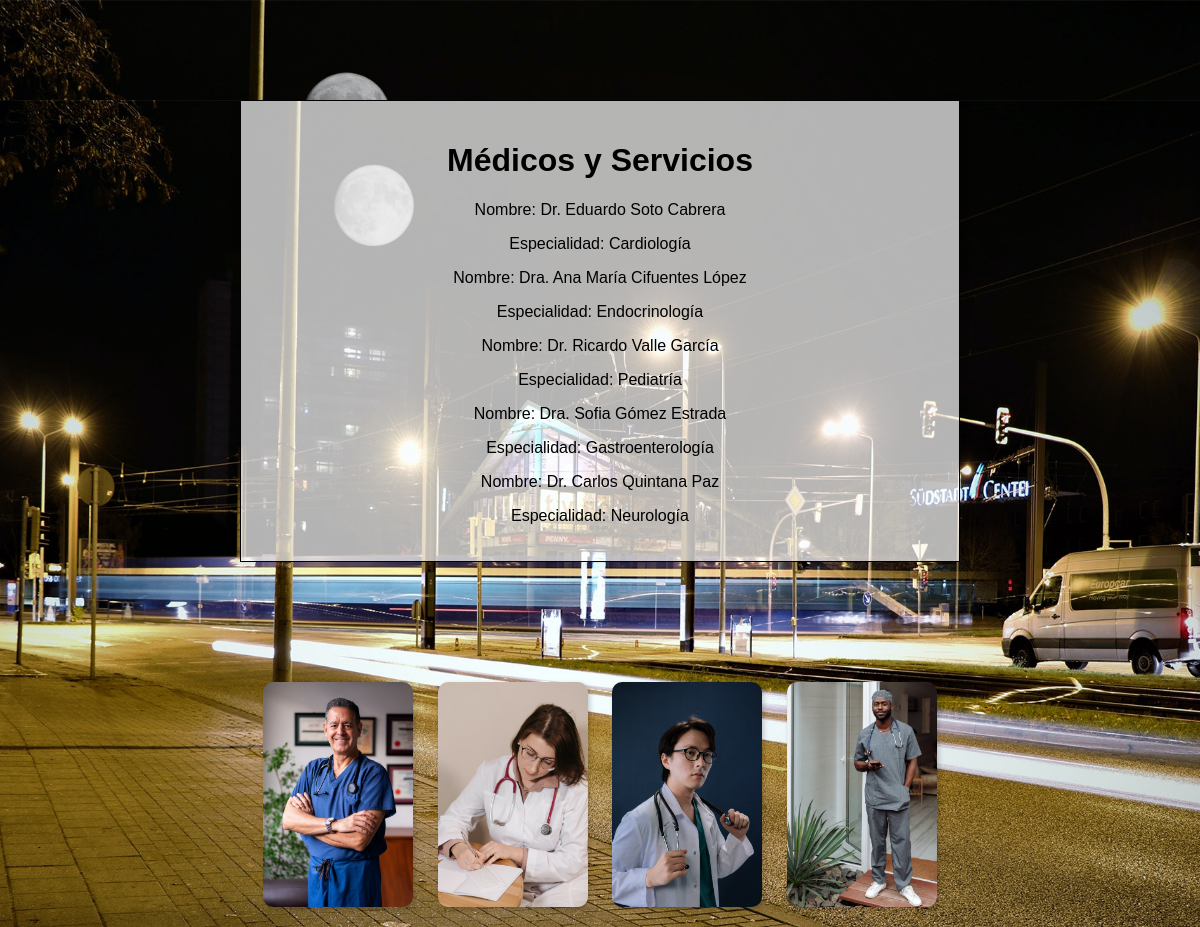
The page /medicos-servicios/ on the database its author committed.
### registro/models.py (models this page shows, shortened)
class Medico(models.Model):
    nombre = models.CharField(max_length=100)
    numero_colegiado = models.CharField(max_length=20)
    especialidad = models.CharField(max_length=50)
    diagnostico = models.TextField()

### registro/views.py (the view)
# urls.py: path('medicos-servicios/', registro_views.medicos_servicios_view, name='medicos_servicios'),
def medicos_servicios_view(request):
    medicos = Medico.objects.all()  # Recupera todos los médicos de la base de datos
    return render(request, 'medicos_servicios.html', {'medicos': medicos})

### registro/templates/medicos_servicios.html (shortened to what this page needs)
{% load static %}
<!DOCTYPE html>
<html lang="es">
<head>
    <link rel="stylesheet" href="{% static 'styles.css' %}">
</head>
<body>
    <div class="titulo-medicos-servicios">
        <h1>Médicos y Servicios</h1>
        {% for medico in medicos %}
            <p>Nombre: {{ medico.nombre }}</p>
            <p>Especialidad: {{ medico.especialidad }}</p>
        {% empty %}
            <p>No hay médicos disponibles en este momento.</p>
        {% endfor %}
    </div>
    <div class="medicos-imagenes">
        <img src="{% static 'imagen21.jpg' %}" alt="Imagen médico" class="medico-imagen">
        <img src="{% static 'imagen22.jpg' %}" alt="Imagen médico" class="medico-imagen">
        <img src="{% static 'imagen23.jpg' %}" alt="Imagen médico" class="medico-imagen">
        <img src="{% static 'imagen24.jpg' %}" alt="Imagen médico" class="medico-imagen">
    </div>
</body>
</html>

### registro/static/styles.css (style rules this page uses)
body, html { margin: 0; padding: 0; font-family: 'Arial', sans-serif; background-image: url('/static/imagen10.jpg'); background-size: cover; background-repeat: no-repeat; background-position: center; }
.titulo-medicos-servicios { text-align: center; margin: 100px auto; padding: 20px; border: 1px solid #000000; max-width: 60%; box-shadow: 0 0 10px rgba(0, 0, 0, 0.1); background: #ffffff; background: rgba(255, 255, 255, 0.7); box-sizing: border-box; }
.medicos-imagenes { text-align: center; padding: 20px; margin-top: 50px; }
.medico-imagen { width: 150px; margin: 0 10px; vertical-align: middle; box-shadow: 2px 2px 5px rgba(0,0,0,0.2); border-radius: 10px; }

### rows shown on the page
Medico: nombre "Dr. Eduardo Soto Cabrera", especialidad "Cardiología"
Medico: nombre "Dra. Ana María Cifuentes López", especialidad "Endocrinología"
Medico: nombre "Dr. Ricardo Valle García", especialidad "Pediatría"
Medico: nombre "Dra. Sofia Gómez Estrada", especialidad "Gastroenterología"
Medico: nombre "Dr. Carlos Quintana Paz", especialidad "Neurología"
